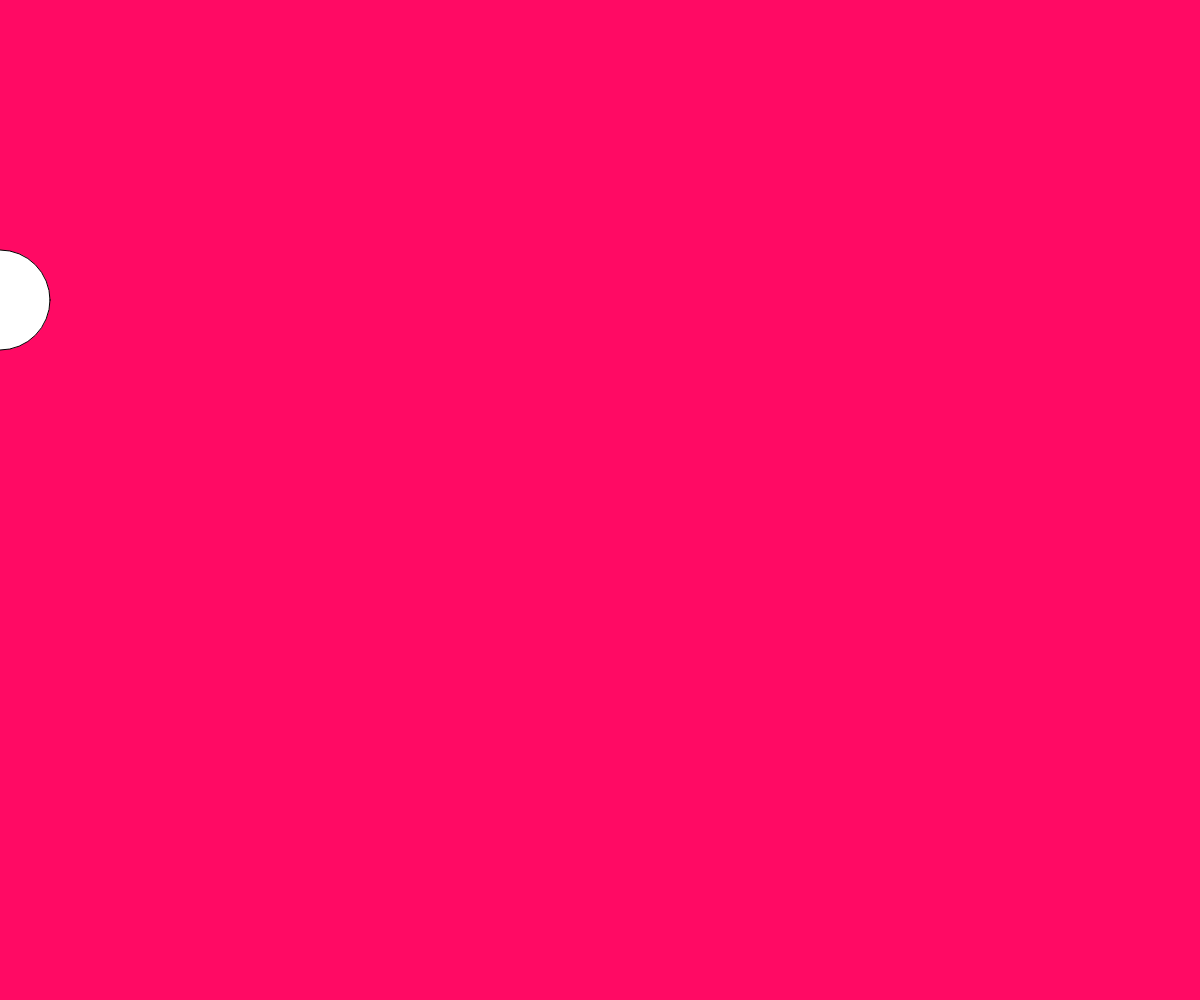
Frame 1 (no input)
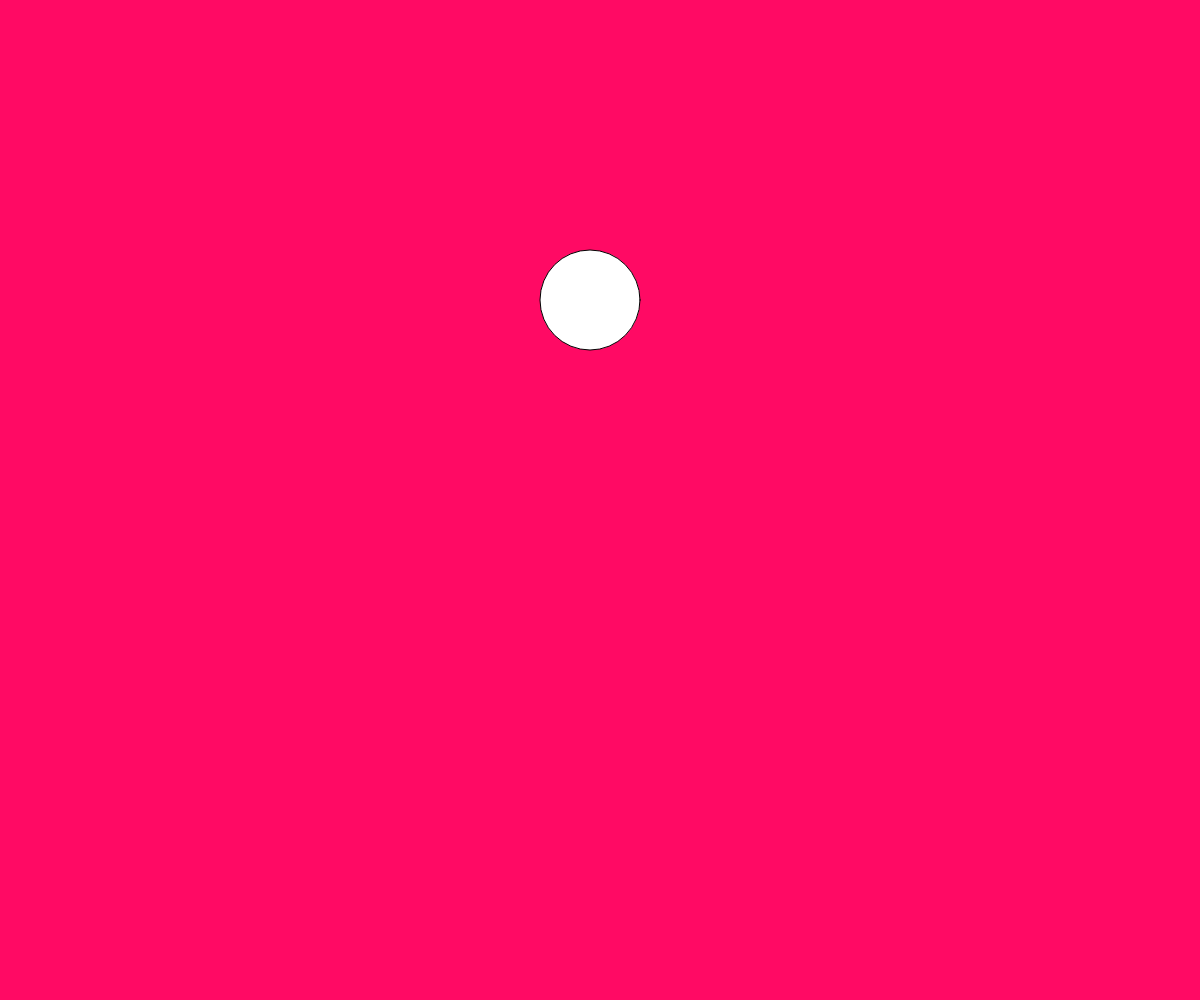
Frame 60 (no input)
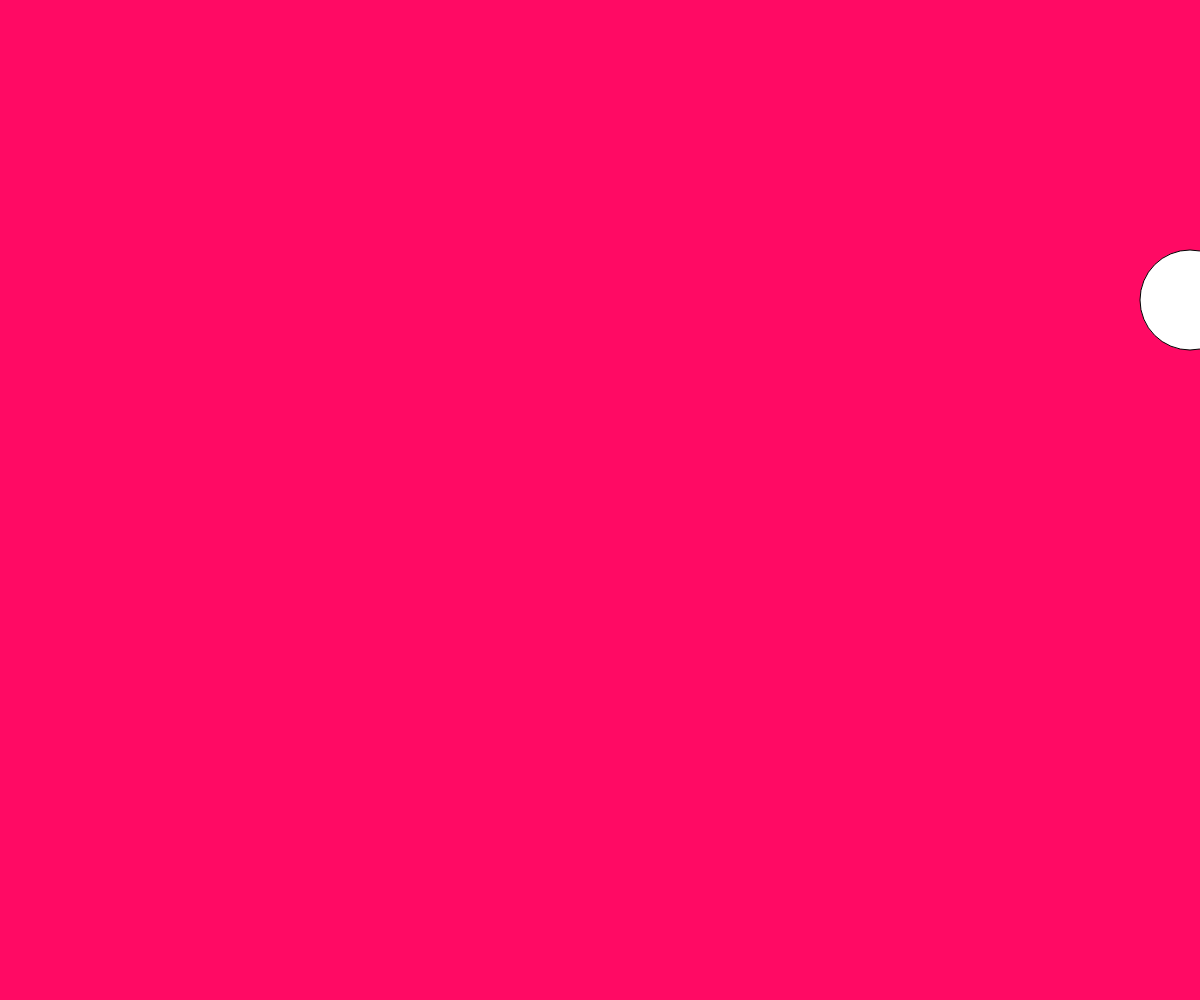
Frame 120 (the mouse pressed at the canvas centre since frame 60)

The p5.js sketch that drew these frames (run headless with seeded random() and noise() and a simulated clock; from frame 60 on, the mouse is pressed at the canvas centre):

// p5.js sketch
// ── sketch.js
var circX = 0;
var speed = 10;

function setup(){
    createCanvas(windowWidth, windowHeight);
    
}

function draw(){
    background(255, 10, 100);
    
    //draw ball
    ellipse(circX, 300, 100, 100);

    //bounce ball
    if(circX > width || circX < 0){
        speed = speed * -1;
    }

    //move ball
    circX = circX + speed;
    
}
